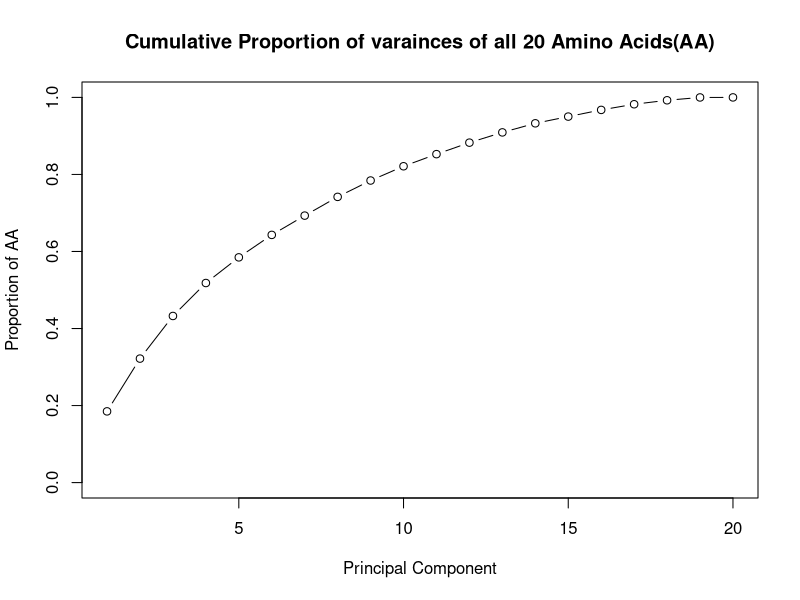

Recreate this plot in R.
## ---- chunk 1
knitr::opts_chunk$set(echo = TRUE)

Libraries = c("readr", "psych", "knitr")

# Install if not present
for(p in Libraries){
    if(!require(p, character.only = TRUE))
        install.packages(p)
    library(p, character.only = TRUE)
}
## ---- chunk 2
complete_aa <- read_csv("complete_aa.csv")
## ---- chunk 3
head(complete_aa)
## ---- chunk 4
tail(complete_aa)
## ---- chunk 5
dim(complete_aa)
## ---- chunk 6
str(complete_aa)
## ---- chunk 7
prot_class <- as.factor(complete_aa$Class)

typeof(complete_aa$Class)
class(complete_aa$Class)
## ---- chunk 8
summary(complete_aa$TotalAA)
## ---- chunk 9
describe(complete_aa$R)
## ---- chunk 10
describe(complete_aa$H)
## ---- chunk 11
kable(sapply(complete_aa, function(x) sum(is.na(x))))
## ---- chunk 12
aa_PCA = princomp(complete_aa[,3:22])

aa_PCA$sdev^2
## ---- chunk 13
aa_PCA$sdev^2 / sum(aa_PCA$sdev^2)
## ---- chunk 14
cumsum(aa_PCA$sdev^2 / sum(aa_PCA$sdev^2))
## ---- chunk 15
plot(cumsum(aa_PCA$sdev^2 / sum(aa_PCA$sdev^2)), 
     main = "Cumulative Proportion of varainces of all 20 Amino Acids(AA)",
     xlab = "Principal Component",
     ylab = "Proportion of AA",
     ylim = c(0,1),
     type="b")
## ---- chunk 16
Sys.info()[c(1:3,5)]
## ---- chunk 17
sessionInfo()
